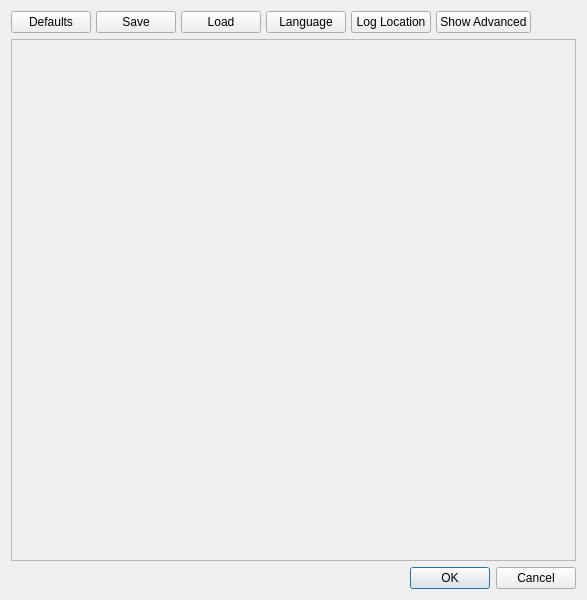
<?xml version="1.0" encoding="UTF-8"?>
<ui version="4.0">
 <class>AskUserForResourcesDialog</class>
 <widget class="QDialog" name="AskUserForResourcesDialog">
  <property name="geometry">
   <rect>
    <x>0</x>
    <y>0</y>
    <width>587</width>
    <height>600</height>
   </rect>
  </property>
  <property name="windowTitle">
   <string>Please define resources</string>
  </property>
  <property name="windowIcon">
   <iconset resource="engine.qrc">
    <normaloff>:/engine/images/Logo.png</normaloff>:/engine/images/Logo.png</iconset>
  </property>
  <layout class="QVBoxLayout" name="verticalLayout">
   <item>
    <layout class="QHBoxLayout" name="horizontalLayout_2">
     <property name="spacing">
      <number>5</number>
     </property>
     <property name="topMargin">
      <number>0</number>
     </property>
     <item>
      <widget class="QPushButton" name="pushButton">
       <property name="text">
        <string>Defaults</string>
       </property>
       <property name="icon">
        <iconset resource="engine.qrc">
         <normaloff>:/engine/images/new.png</normaloff>:/engine/images/new.png</iconset>
       </property>
      </widget>
     </item>
     <item>
      <widget class="QPushButton" name="pushButton_2">
       <property name="text">
        <string>Save</string>
       </property>
       <property name="icon">
        <iconset resource="engine.qrc">
         <normaloff>:/engine/images/save.png</normaloff>:/engine/images/save.png</iconset>
       </property>
      </widget>
     </item>
     <item>
      <widget class="QPushButton" name="pushButton_3">
       <property name="text">
        <string>Load</string>
       </property>
       <property name="icon">
        <iconset resource="engine.qrc">
         <normaloff>:/engine/images/open.png</normaloff>:/engine/images/open.png</iconset>
       </property>
      </widget>
     </item>
     <item>
      <widget class="QPushButton" name="pushButton_4">
       <property name="text">
        <string>Language</string>
       </property>
       <property name="icon">
        <iconset resource="engine.qrc">
         <normaloff>:/engine/images/language.png</normaloff>:/engine/images/language.png</iconset>
       </property>
      </widget>
     </item>
     <item>
      <widget class="QPushButton" name="pushButton_6">
       <property name="text">
        <string>Log Location</string>
       </property>
       <property name="icon">
        <iconset resource="engine.qrc">
         <normaloff>:/engine/images/log.png</normaloff>:/engine/images/log.png</iconset>
       </property>
      </widget>
     </item>
     <item>
      <widget class="QPushButton" name="pushButton_5">
       <property name="text">
        <string>Show Advanced</string>
       </property>
       <property name="icon">
        <iconset resource="engine.qrc">
         <normaloff>:/engine/images/advanced.png</normaloff>:/engine/images/advanced.png</iconset>
       </property>
      </widget>
     </item>
     <item>
      <spacer name="horizontalSpacer">
       <property name="orientation">
        <enum>Qt::Horizontal</enum>
       </property>
       <property name="sizeHint" stdset="0">
        <size>
         <width>40</width>
         <height>20</height>
        </size>
       </property>
      </spacer>
     </item>
    </layout>
   </item>
   <item>
    <widget class="QScrollArea" name="scrollArea">
     <property name="widgetResizable">
      <bool>true</bool>
     </property>
     <widget class="QWidget" name="scrollAreaWidgetContents">
      <property name="geometry">
       <rect>
        <x>0</x>
        <y>0</y>
        <width>567</width>
        <height>519</height>
       </rect>
      </property>
      <layout class="QHBoxLayout" name="horizontalLayout"/>
     </widget>
    </widget>
   </item>
   <item>
    <widget class="QDialogButtonBox" name="buttonBox">
     <property name="orientation">
      <enum>Qt::Horizontal</enum>
     </property>
     <property name="standardButtons">
      <set>QDialogButtonBox::Cancel|QDialogButtonBox::Ok</set>
     </property>
    </widget>
   </item>
  </layout>
 </widget>
 <resources>
  <include location="engine.qrc"/>
 </resources>
 <connections>
  <connection>
   <sender>buttonBox</sender>
   <signal>accepted()</signal>
   <receiver>AskUserForResourcesDialog</receiver>
   <slot>accept()</slot>
   <hints>
    <hint type="sourcelabel">
     <x>248</x>
     <y>254</y>
    </hint>
    <hint type="destinationlabel">
     <x>157</x>
     <y>274</y>
    </hint>
   </hints>
  </connection>
  <connection>
   <sender>buttonBox</sender>
   <signal>rejected()</signal>
   <receiver>AskUserForResourcesDialog</receiver>
   <slot>reject()</slot>
   <hints>
    <hint type="sourcelabel">
     <x>316</x>
     <y>260</y>
    </hint>
    <hint type="destinationlabel">
     <x>286</x>
     <y>274</y>
    </hint>
   </hints>
  </connection>
 </connections>
</ui>
